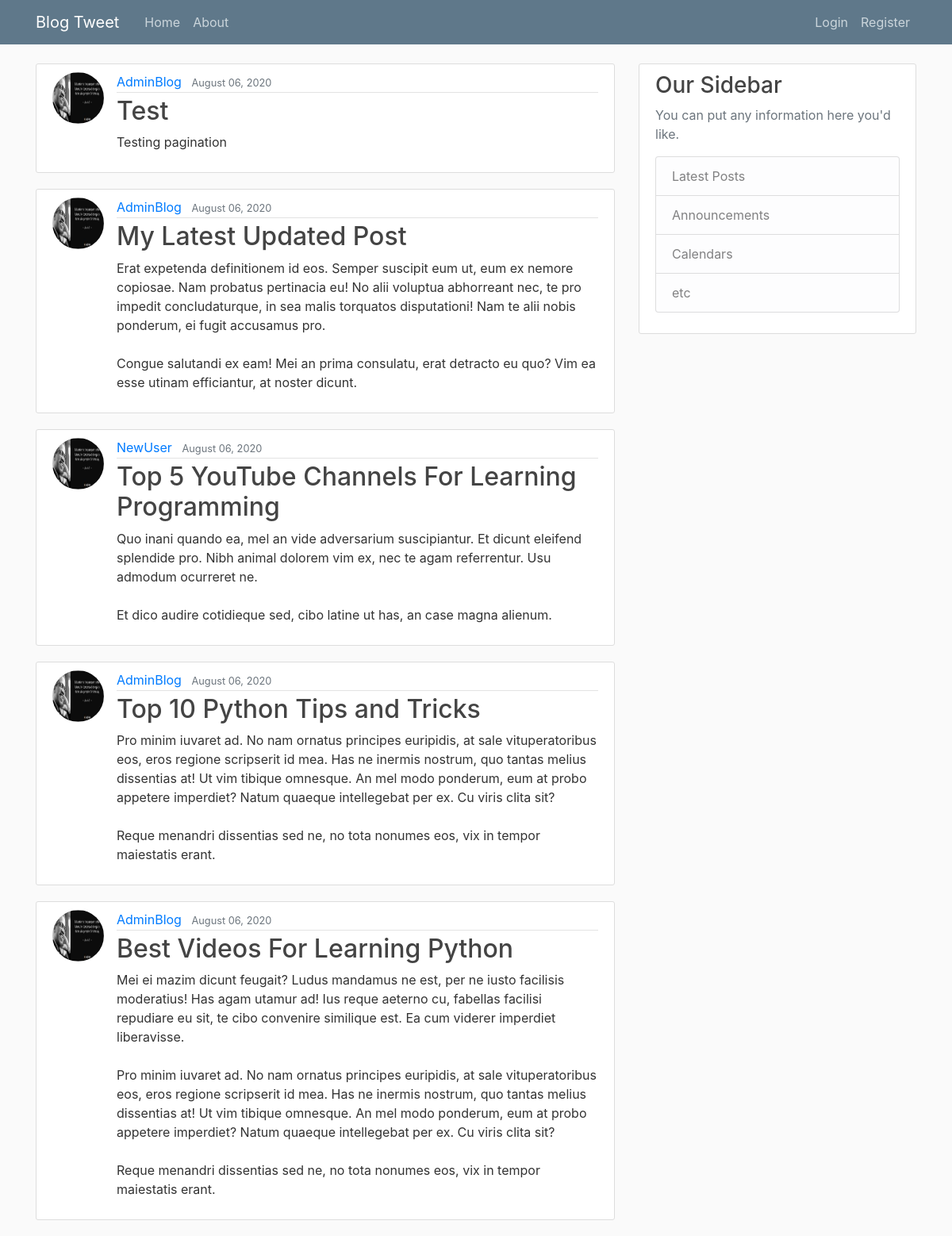
The page / on the database its author committed.
### blog/models.py (models this page shows, shortened)
class Post(models.Model):
    title = models.CharField(max_length=100)
    content = models.TextField()
    date_posted = models.DateTimeField(default=timezone.now)
    author = models.ForeignKey(User, on_delete=models.CASCADE)

### users/models.py (models this page shows, shortened)
class Profile(models.Model):
    user = models.OneToOneField(User, on_delete=models.CASCADE)
    image = models.ImageField(default='default.jpg', upload_to='Profile_pics')

### blog/views.py (the view)
# urls.py: path('', PostListView.as_view() , name='blog-home'),
class PostListView(ListView):
    model = Post
    template_name = 'blog/home.html'
    context_object_name = 'posts'
    ordering  = ['-date_posted']
    paginate_by = 5

### blog/templates/blog/home.html
{% extends "blog/base.html" %}
{% block content %}
     {% for post in posts %}
        <article class="media content-section">
          <img class="rounded-circle article-img" src="{{ post.author.profile.image.url }}" alt="">
          <div class="media-body">
            <div class="article-metadata">
              <a class="mr-2" href="#">{{ post.author }}</a>
              <small class="text-muted">{{ post.date_posted|date:"F d, Y" }}</small>
            </div>
            <h2><a class="article-title" href="{% url 'post-detail' post.id %}">{{ post.title }}</a></h2>
            <p class="article-content">{{ post.content }}</p>
          </div>
        </article>
    {% endfor %}
{% endblock content%}

### blog/static/blog/main.css (style rules this page uses)
body { background: #fafafa; color: #333333; margin-top: 5rem; }
h1, h2, h3, h4, h5, h6 { color: #444444; }
.content-section { background: #ffffff; padding: 10px 20px; border: 1px solid #dddddd; border-radius: 3px; margin-bottom: 20px; }
.article-title { color: #444444; }
.article-content { white-space: pre-line; }
.article-img { height: 65px; width: 65px; margin-right: 16px; }
.article-metadata { padding-bottom: 1px; margin-bottom: 4px; border-bottom: 1px solid #e3e3e3 }

### rows shown on the page
Post: author.profile.image (placeholder picture), author "AdminBlog", date_posted "August 06, 2020", title "Test", content "Testing pagination"
Post: author.profile.image (placeholder picture), author "AdminBlog", date_posted "August 06, 2020", title "My Latest Updated Post", content "Erat expetenda definitionem id eos. Semper suscipit eum ut, eum ex nemore copiosae. Nam probatus pertinacia eu! No alii voluptua abhorreant nec, te pro impedit concludaturque, in sea malis torquatos disputationi! Nam te alii nobis ponderum, ei fugit accusamus pro. Congue salutandi ex eam! Mei an prima consulatu, erat detracto eu quo? Vim ea esse utinam efficiantur, at noster dicunt."
Post: author.profile.image (placeholder picture), author "NewUser", date_posted "August 06, 2020", title "Top 5 YouTube Channels For Learning Programming", content "Quo inani quando ea, mel an vide adversarium suscipiantur. Et dicunt eleifend splendide pro. Nibh animal dolorem vim ex, nec te agam referrentur. Usu admodum ocurreret ne. Et dico audire cotidieque sed, cibo latine ut has, an case magna alienum."
Post: author.profile.image (placeholder picture), author "AdminBlog", date_posted "August 06, 2020", title "Top 10 Python Tips and Tricks", content "Pro minim iuvaret ad. No nam ornatus principes euripidis, at sale vituperatoribus eos, eros regione scripserit id mea. Has ne inermis nostrum, quo tantas melius dissentias at! Ut vim tibique omnesque. An mel modo ponderum, eum at probo appetere imperdiet? Natum quaeque intellegebat per ex. Cu viris clita sit? Reque menandri dissentias sed ne, no tota nonumes eos, vix in tempor maiestatis erant."
Post: author.profile.image (placeholder picture), author "AdminBlog", date_posted "August 06, 2020", title "Best Videos For Learning Python", content "Mei ei mazim dicunt feugait? Ludus mandamus ne est, per ne iusto facilisis moderatius! Has agam utamur ad! Ius reque aeterno cu, fabellas facilisi repudiare eu sit, te cibo convenire similique est. Ea cum viderer imperdiet liberavisse. Pro minim iuvaret ad. No nam ornatus principes euripidis, at sale vituperatoribus eos, eros regione scripserit id mea. Has ne inermis nostrum, quo tantas melius dissentias at! Ut vim tibique omnesque. An mel modo ponderum, eum at probo appetere imperdiet? Natum quaeque intellegebat per ex. Cu viris clita sit? Reque menandri dissentias sed ne, no tota nonumes eos, vix in tempor maiestatis erant."
